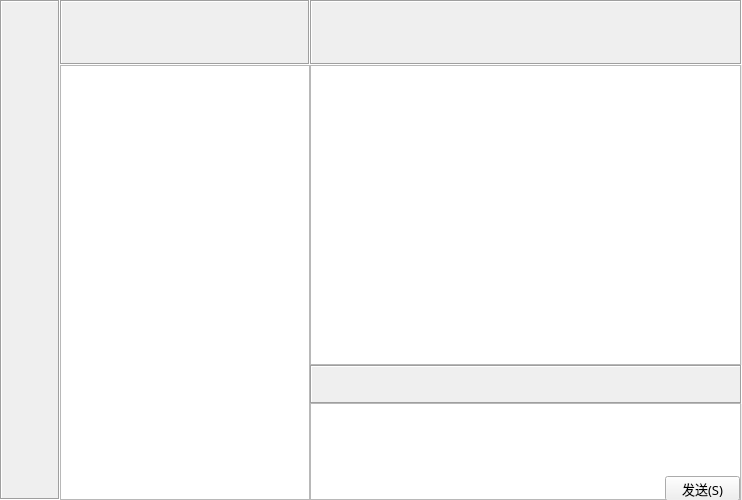
<?xml version="1.0" encoding="UTF-8"?>
<ui version="4.0">
 <class>MainWindow</class>
 <widget class="QMainWindow" name="MainWindow">
  <property name="geometry">
   <rect>
    <x>0</x>
    <y>0</y>
    <width>742</width>
    <height>500</height>
   </rect>
  </property>
  <property name="windowTitle">
   <string>MainWindow</string>
  </property>
  <widget class="QWidget" name="centralwidget">
   <widget class="QLabel" name="label">
    <property name="geometry">
     <rect>
      <x>0</x>
      <y>0</y>
      <width>60</width>
      <height>500</height>
     </rect>
    </property>
    <property name="frameShape">
     <enum>QFrame::Box</enum>
    </property>
    <property name="frameShadow">
     <enum>QFrame::Sunken</enum>
    </property>
    <property name="text">
     <string/>
    </property>
    <property name="pixmap">
     <pixmap>../build-MyWechat-Desktop_Qt_5_14_2_MinGW_32_bit-Debug/imgs/bar.jpg</pixmap>
    </property>
   </widget>
   <widget class="QLabel" name="label_2">
    <property name="geometry">
     <rect>
      <x>60</x>
      <y>0</y>
      <width>250</width>
      <height>65</height>
     </rect>
    </property>
    <property name="frameShape">
     <enum>QFrame::Box</enum>
    </property>
    <property name="frameShadow">
     <enum>QFrame::Sunken</enum>
    </property>
    <property name="text">
     <string/>
    </property>
    <property name="pixmap">
     <pixmap>../build-MyWechat-Desktop_Qt_5_14_2_MinGW_32_bit-Debug/imgs/search.jpg</pixmap>
    </property>
   </widget>
   <widget class="QPushButton" name="searchPushButton">
    <property name="geometry">
     <rect>
      <x>74</x>
      <y>25</y>
      <width>191</width>
      <height>26</height>
     </rect>
    </property>
    <property name="text">
     <string/>
    </property>
    <property name="flat">
     <bool>true</bool>
    </property>
   </widget>
   <widget class="QTableWidget" name="userListTableWidget">
    <property name="geometry">
     <rect>
      <x>60</x>
      <y>65</y>
      <width>250</width>
      <height>435</height>
     </rect>
    </property>
    <property name="font">
     <font>
      <family>微软雅黑</family>
      <pointsize>14</pointsize>
     </font>
    </property>
    <property name="selectionMode">
     <enum>QAbstractItemView::SingleSelection</enum>
    </property>
    <property name="selectionBehavior">
     <enum>QAbstractItemView::SelectRows</enum>
    </property>
    <property name="showGrid">
     <bool>false</bool>
    </property>
    <attribute name="horizontalHeaderVisible">
     <bool>false</bool>
    </attribute>
    <attribute name="horizontalHeaderDefaultSectionSize">
     <number>250</number>
    </attribute>
    <attribute name="verticalHeaderVisible">
     <bool>false</bool>
    </attribute>
   </widget>
   <widget class="QLabel" name="userLabel">
    <property name="geometry">
     <rect>
      <x>311</x>
      <y>1</y>
      <width>121</width>
      <height>62</height>
     </rect>
    </property>
    <property name="font">
     <font>
      <family>黑体</family>
      <pointsize>16</pointsize>
     </font>
    </property>
    <property name="text">
     <string/>
    </property>
    <property name="alignment">
     <set>Qt::AlignCenter</set>
    </property>
   </widget>
   <widget class="QLabel" name="label_3">
    <property name="geometry">
     <rect>
      <x>310</x>
      <y>0</y>
      <width>432</width>
      <height>65</height>
     </rect>
    </property>
    <property name="frameShape">
     <enum>QFrame::Box</enum>
    </property>
    <property name="frameShadow">
     <enum>QFrame::Sunken</enum>
    </property>
    <property name="text">
     <string/>
    </property>
    <property name="pixmap">
     <pixmap>../build-MyWechat-Desktop_Qt_5_14_2_MinGW_32_bit-Debug/imgs/title.jpg</pixmap>
    </property>
   </widget>
   <widget class="QTextBrowser" name="chatTextBrowser">
    <property name="geometry">
     <rect>
      <x>310</x>
      <y>65</y>
      <width>431</width>
      <height>300</height>
     </rect>
    </property>
   </widget>
   <widget class="QPushButton" name="transPushButton">
    <property name="geometry">
     <rect>
      <x>350</x>
      <y>375</y>
      <width>31</width>
      <height>23</height>
     </rect>
    </property>
    <property name="text">
     <string/>
    </property>
    <property name="flat">
     <bool>true</bool>
    </property>
   </widget>
   <widget class="QLabel" name="label_4">
    <property name="geometry">
     <rect>
      <x>310</x>
      <y>365</y>
      <width>432</width>
      <height>39</height>
     </rect>
    </property>
    <property name="frameShape">
     <enum>QFrame::Box</enum>
    </property>
    <property name="frameShadow">
     <enum>QFrame::Sunken</enum>
    </property>
    <property name="text">
     <string/>
    </property>
    <property name="pixmap">
     <pixmap>../build-MyWechat-Desktop_Qt_5_14_2_MinGW_32_bit-Debug/imgs/tool.jpg</pixmap>
    </property>
   </widget>
   <widget class="QTextEdit" name="chatTextEdit">
    <property name="geometry">
     <rect>
      <x>310</x>
      <y>403</y>
      <width>431</width>
      <height>97</height>
     </rect>
    </property>
   </widget>
   <widget class="QPushButton" name="sendPushButton">
    <property name="geometry">
     <rect>
      <x>665</x>
      <y>476</y>
      <width>75</width>
      <height>25</height>
     </rect>
    </property>
    <property name="font">
     <font>
      <family>微软雅黑</family>
      <pointsize>10</pointsize>
     </font>
    </property>
    <property name="text">
     <string>发送(S)</string>
    </property>
   </widget>
   <zorder>label_3</zorder>
   <zorder>label_4</zorder>
   <zorder>label</zorder>
   <zorder>label_2</zorder>
   <zorder>searchPushButton</zorder>
   <zorder>userListTableWidget</zorder>
   <zorder>userLabel</zorder>
   <zorder>chatTextBrowser</zorder>
   <zorder>transPushButton</zorder>
   <zorder>chatTextEdit</zorder>
   <zorder>sendPushButton</zorder>
  </widget>
 </widget>
 <resources/>
 <connections/>
</ui>
